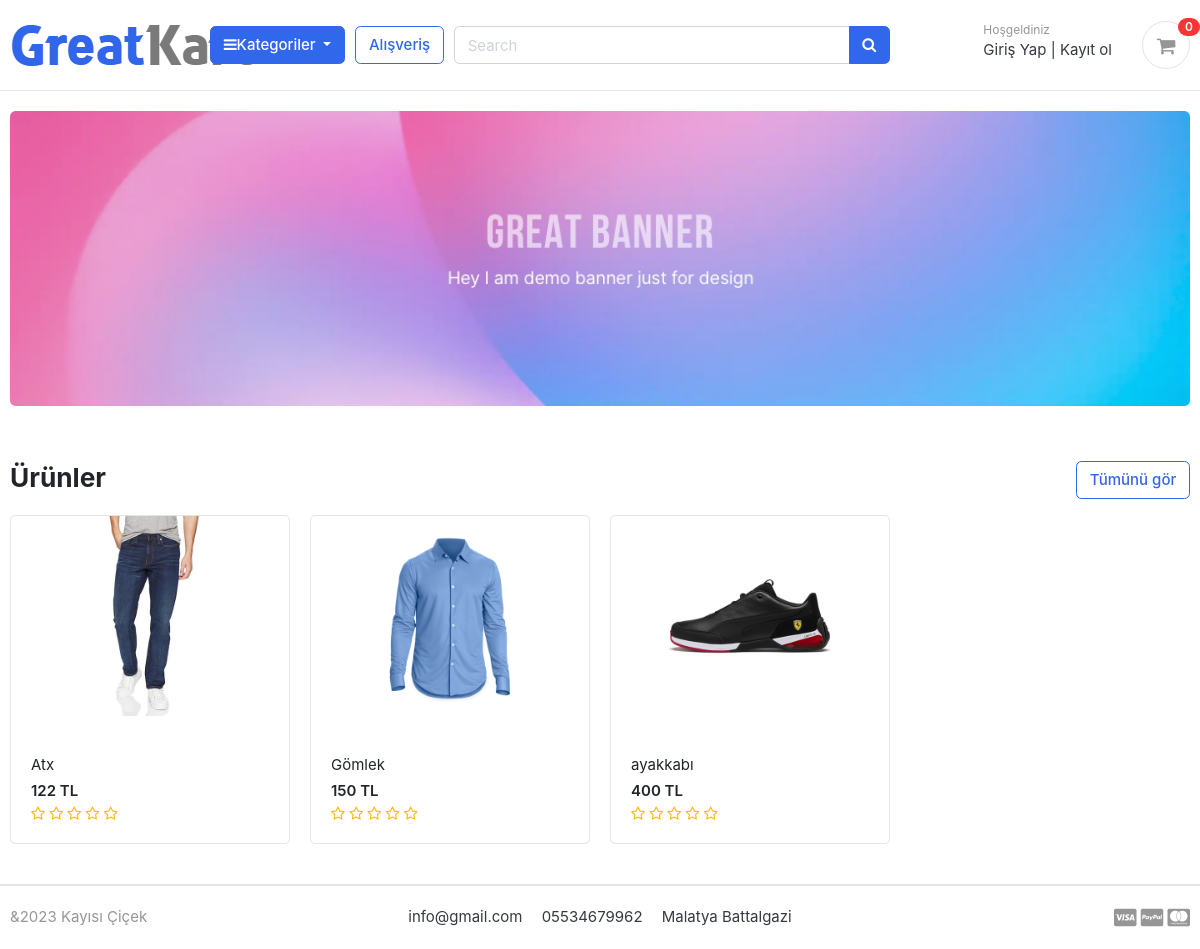
The app's page /, older data.
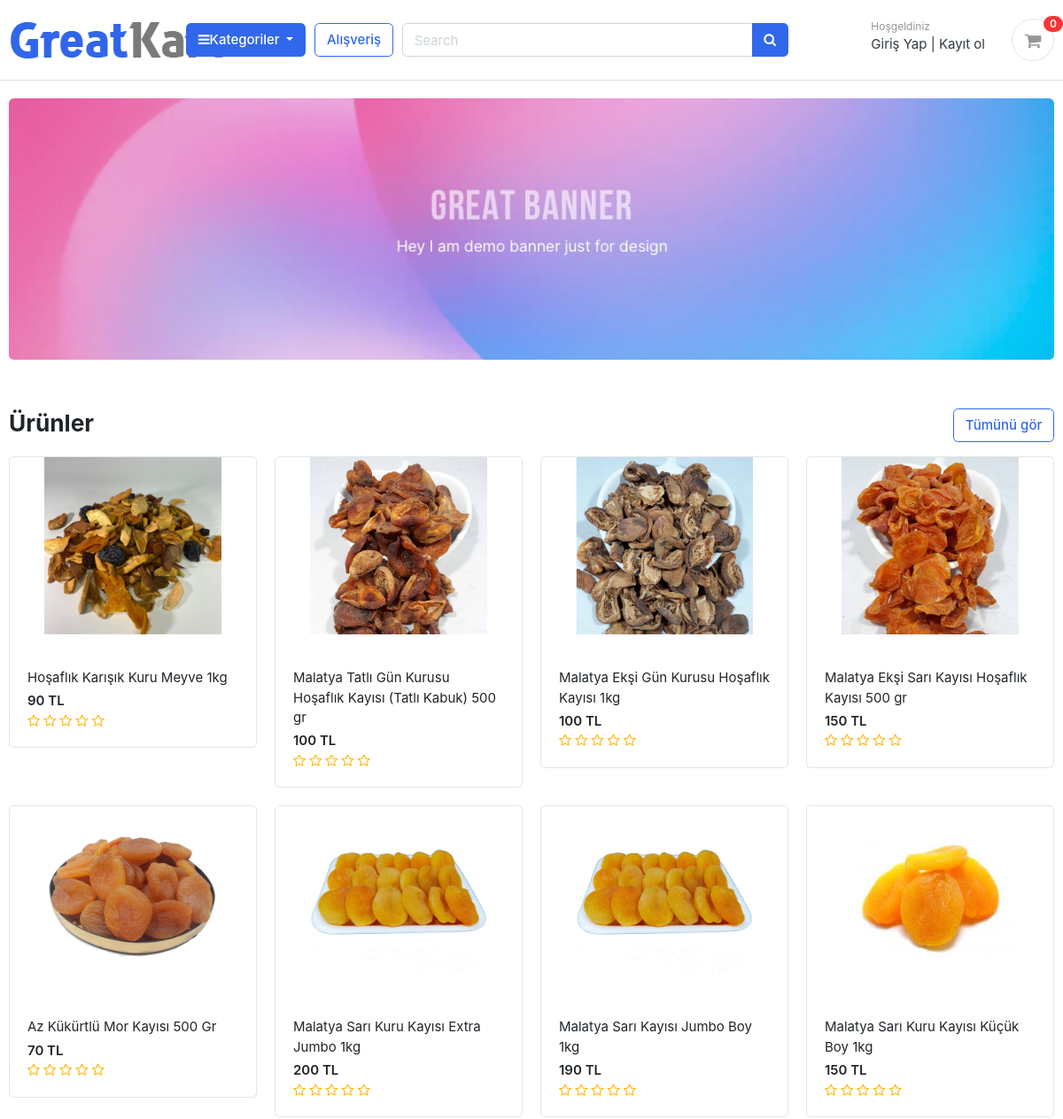
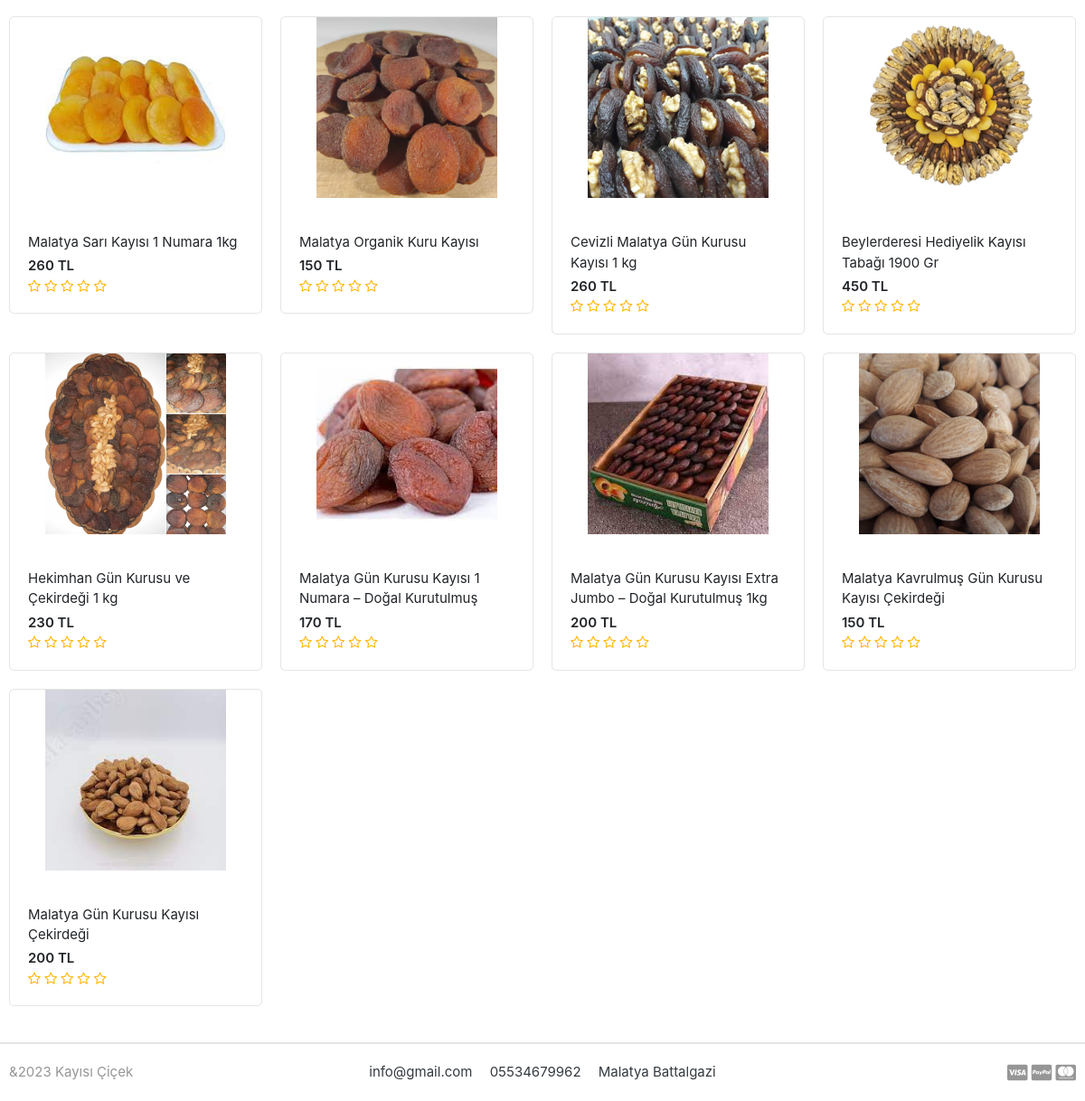
The same page, newer data (2 pictures, top to bottom).
### store/models.py (models this page shows, shortened)
class Urunler(models.Model):
    urun_adi = models.CharField(max_length=200, unique=True)
    slug = models.SlugField(max_length=200, unique=True)
    description = models.TextField(max_length=1000, blank=True)
    fiyat = models.IntegerField()
    images = models.ImageField(upload_to='photo/urunler')
    stok = models.IntegerField()
    is_available = models.BooleanField(default=True)
    category = models.ForeignKey(Category, on_delete=models.CASCADE)
    created_date = models.DateTimeField(auto_now_add=True)
    modify_date = models.DateTimeField(auto_now=True)
    def get_url(self):
        return reverse('urun_detail', args=[self.category.slug, self.slug])
    def averagePuanlama(self):
        puanlamas = Puanlama.objects.filter(urun=self, status=True).aggregate(average=Avg('degerlendirme'))
        avg = 0
        if puanlamas['average'] is not None:
            avg = float(puanlamas['average'])
        return avg

### apricotshop/views.py (the view)
# urls.py: 2. Add a URL to urlpatterns:  path('', views.home, name='home')
def home(request):
    urunler = Urunler.objects.all().filter(is_available=True).order_by('created_date')
    puanlamas = None
    for urun in urunler:
        puanlamas = Puanlama.objects.filter(urun_id=urun.id, status=True)
    context = {
        'urunler':urunler,
        'puanlamas': puanlamas,
    }
    return render(request,'home.html',context)

### Category/context_processors.py (called while the page is built)
def menu_link(request):
    link=Category.objects.all()
    return dict(link =link)

### Category/models.py (called while the page is built)
    def get_url(self):
            return reverse('urunler_by_category', args=[self.slug])

### kartlar/context_processors.py (called while the page is built)
def sayac(request):
    kart_sayac=0
    if 'admin' in request.path:
        return {}
    else:
        try:
            kart =Kart.objects.filter(kart_id=_kart_id(request))
            if request.user.is_authenticated:
                kart_items = KartItem.objects.all().filter(user=request.user)
            else:
                kart_items = KartItem.objects.all().filter(kart=kart[:1])
            for kart_item in kart_items:
                kart_sayac += kart_item.Miktar
        except Kart.DoesNotExist:
            kart_sayac =0
    return dict(kart_sayac=kart_sayac)

### kartlar/views.py (called while the page is built)
def _kart_id(request):
    kart = request.session.session_key
    if not kart:
        kart = request.session.create()
    return kart

### templates/home.html
{% extends 'base.html' %}
{% load static %}
{% block content %}
<section class="section-intro padding-y-sm">
<div class="container">
<div class="intro-banner-wrap">
	<img src="{% static './images/banners/1.jpg' %}" class="img-fluid rounded" >
</div>
</div>
</section>
<section class="section-name padding-y-sm">
<div class="container">
<header class="section-heading">
	<a href="{% url 'store' %}" class="btn btn-outline-primary float-right">Tümünü gör</a>
	<h3 class="section-title">Ürünler</h3>
</header>
<div class="row">
	{% for urun in urunler %}
	<div class="col-md-3">
		<div class="card card-product-grid">
			<a href="{{urun.get_url}}" class="img-wrap"> <img src="{{urun.images.url}}"  alt="" style="width:200px;height:200px;"></a>
			<figcaption class="info-wrap" width="215" height="330">
				<a href="{{urun.get_url}}" class="title">{{urun.urun_adi}}</a>
				<div class="price mt-1">{{urun.fiyat}} TL</div>
				<div class="rating-star">
				<span>
					<i class="fa fa-star{% if urun.averagePuanlama < 0.5 %}-o{% elif urun.averagePuanlama >= 0.5 and urun.averagePuanlama < 1 %}-half-o {% endif %}" aria-hidden="true"></i>
					<i class="fa fa-star{% if urun.averagePuanlama < 1.5 %}-o{% elif urun.averagePuanlama >= 1.5 and urun.averagePuanlama < 2 %}-half-o {% endif %}" aria-hidden="true"></i>
					<i class="fa fa-star{% if urun.averagePuanlama < 2.5 %}-o{% elif urun.averagePuanlama >= 2.5 and urun.averagePuanlama < 3 %}-half-o {% endif %}" aria-hidden="true"></i>
					<i class="fa fa-star{% if urun.averagePuanlama < 3.5 %}-o{% elif urun.averagePuanlama >= 3.5 and urun.averagePuanlama < 4 %}-half-o {% endif %}" aria-hidden="true"></i>
					<i class="fa fa-star{% if urun.averagePuanlama < 4.5 %}-o{% elif urun.averagePuanlama >= 4.5 and urun.averagePuanlama < 5 %}-half-o {% endif %}" aria-hidden="true"></i>
				</span>
			</div>
			</figcaption>
		</div>
	</div>
	{% endfor %}
</div>
</div>
</section>
</body>
</html>
{% endblock %}

Row changes from the older to the newer data that the page shows:
removed Urunler: images (picture), urun_adi "Atx", fiyat "122"
removed Urunler: images (picture), urun_adi "Gömlek", fiyat "150"
removed Urunler: images (picture), urun_adi "ayakkabı", fiyat "400"
added Urunler: images (picture), urun_adi "Hoşaflık Karışık Kuru Meyve 1kg", fiyat "90"
added Urunler: images (picture), urun_adi "Malatya Tatlı Gün Kurusu Hoşaflık Kayısı (Tatlı Kabuk) 500 gr", fiyat "100"
added Urunler: images (picture), urun_adi "Malatya Ekşi Gün Kurusu Hoşaflık Kayısı 1kg", fiyat "100"
added Urunler: images (picture), urun_adi "Malatya Ekşi Sarı Kayısı Hoşaflık Kayısı 500 gr", fiyat "150"
added Urunler: images (picture), urun_adi "Az Kükürtlü Mor Kayısı 500 Gr", fiyat "70"
added Urunler: images (picture), urun_adi "Malatya Sarı Kuru Kayısı Extra Jumbo 1kg", fiyat "200"
added Urunler: images (picture), urun_adi "Malatya Sarı Kayısı Jumbo Boy 1kg", fiyat "190"
added Urunler: images (picture), urun_adi "Malatya Sarı Kuru Kayısı Küçük Boy 1kg", fiyat "150"
added Urunler: images (picture), urun_adi "Malatya Sarı Kayısı 1 Numara 1kg", fiyat "260"
added Urunler: images (picture), urun_adi "Malatya Organik Kuru Kayısı", fiyat "150"
added Urunler: images (picture), urun_adi "Cevizli Malatya Gün Kurusu Kayısı 1 kg", fiyat "260"
added Urunler: images (picture), urun_adi "Beylerderesi Hediyelik Kayısı Tabağı 1900 Gr", fiyat "450"
added Urunler: images (picture), urun_adi "Hekimhan Gün Kurusu ve Çekirdeği 1 kg", fiyat "230"
added Urunler: images (picture), urun_adi "Malatya Gün Kurusu Kayısı 1 Numara – Doğal Kurutulmuş", fiyat "170"
added Urunler: images (picture), urun_adi "Malatya Gün Kurusu Kayısı Extra Jumbo – Doğal Kurutulmuş 1kg", fiyat "200"
added Urunler: images (picture), urun_adi "Malatya Kavrulmuş Gün Kurusu Kayısı Çekirdeği", fiyat "150"
added Urunler: images (picture), urun_adi "Malatya Gün Kurusu Kayısı Çekirdeği", fiyat "200"
